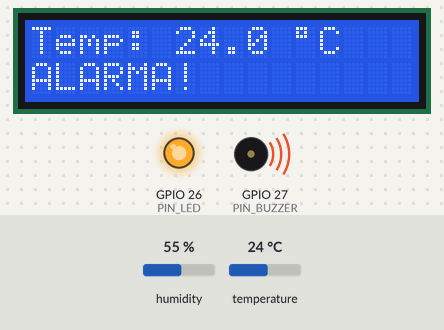
The sketch below on a simulated ESP32. Shown: 16×2 character LCD, output pins drawn as LEDs (lit = HIGH), buzzer (waves = sounding). Inputs (shaded band) come from the test bench; at power-on: temperature 24 °C, humidity 55 %. WiFi joins after 1.5 s; servers stay silent unless stated; uploads are accepted with an empty reply; what the sketch prints to the serial monitor is not drawn.

Above: at 2.7 s.
2.8 s: temperature set to 26 °C
At 6.9 s:
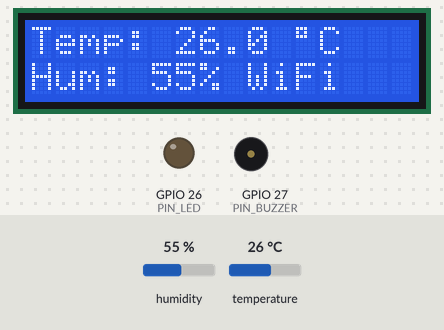
7.7 s: humidity set to 22 %
At 11.1 s:
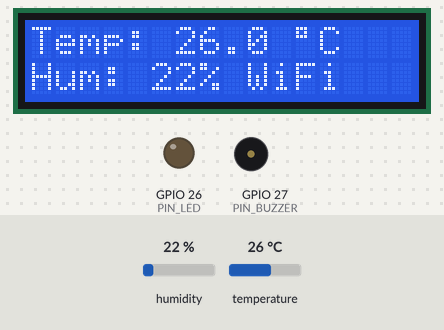
12.6 s: humidity set to 40 %
At 15.4 s:
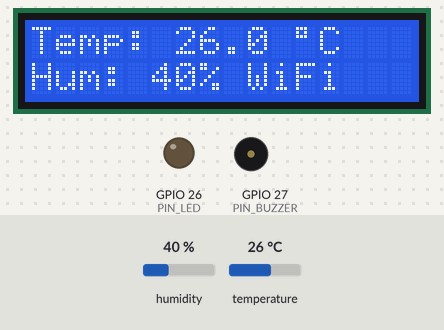
17.5 s: temperature set to 12 °C
At 18.5 s:
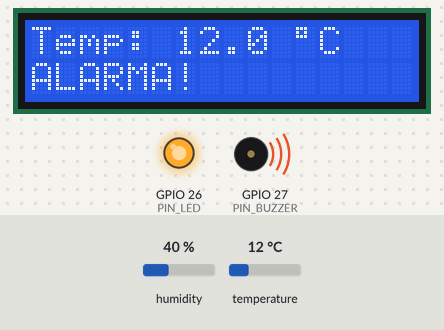
Timing chart, 0 to 20.5 s (numbered marks = the images above; inputs shaded):
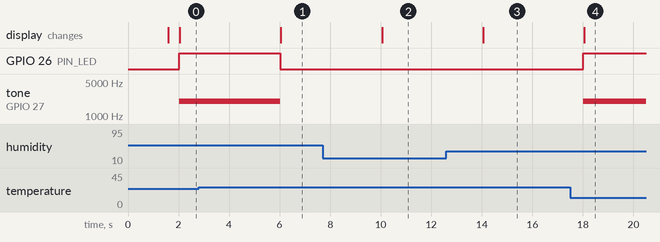

Measured:
- the behaviour switches between 24 and 25 °C on temperature (found by bisection; images 0 and 1)
- after the input at 2.8 s, GPIO 26 (PIN_LED): HIGH → LOW after 3.2 s; tone on GPIO 27 (PIN_BUZZER): 2000 Hz → silent after 3.2 s; the display: changes after 3.3 s (image 1)
- after the input at 7.7 s, the display: changes after 2.4 s (image 2)
- after the input at 12.6 s, the display: changes after 1.5 s (image 3)
- after the input at 17.5 s, GPIO 26 (PIN_LED): LOW → HIGH after 0.52 s; tone on GPIO 27 (PIN_BUZZER): silent → 2000 Hz after 0.52 s; the display: changes after 0.55 s (image 4)

The sketch:

esp32_incubadora.ino
```cpp
/*
  Incubadora fisica: ESP32 + DHT11 + LCD I2C + LED + buzzer pasivo
  Lee la temperatura, la muestra en el LCD, activa la alarma local
  y envia las mediciones al backend por HTTP(S).

  Pines: DHT11 DATA=GPIO4, LED=GPIO26, Buzzer=GPIO27, SDA=GPIO21, SCL=GPIO22
  Librerias: DHT sensor library (Adafruit), LiquidCrystal I2C (Frank de Brabander)
*/
#include <WiFi.h>
#include <WiFiClientSecure.h>
#include <HTTPClient.h>
#include <Wire.h>
#include <LiquidCrystal_I2C.h>
#include <DHT.h>
#include "secrets.h"

#define PIN_DHT     4
#define PIN_LED     26
#define PIN_BUZZER  27
#define TEMP_ALARMA 40.0
#define TEMP_BAJA   25.0

#define READ_EVERY_MS 2000
#define SEND_EVERY_MS 5000
#define WIFI_RETRY_MS 10000

DHT dht(PIN_DHT, DHT11);
LiquidCrystal_I2C *lcd;
WiFiClientSecure secureClient;

unsigned long lastRead = 0, lastSend = 0, lastWifiTry = 0;

void conectarWifi() {
  WiFi.mode(WIFI_STA);
  WiFi.begin(WIFI_SSID, WIFI_PASSWORD);
  unsigned long start = millis();
  while (WiFi.status() != WL_CONNECTED && millis() - start < 15000) delay(250);
  Serial.println(WiFi.status() == WL_CONNECTED ? "WiFi conectado: " + WiFi.localIP().toString()
                                               : "WiFi no disponible (se reintentara)");
}

void enviarTelemetria(float t, float h) {
  if (WiFi.status() != WL_CONNECTED) return;
  HTTPClient http;
  if (String(API_URL).startsWith("https")) {
    secureClient.setInsecure();  // SOLO para pruebas. En produccion cargar el certificado raiz.
    http.begin(secureClient, API_URL);
  } else {
    http.begin(API_URL);
  }
  http.addHeader("Content-Type", "application/json");
  http.addHeader("x-api-key", API_KEY);
  char body[128];
  snprintf(body, sizeof(body), "{\"incubatorId\":\"%s\",\"temperature\":%.1f,\"humidity\":%.1f}",
           INCUBATOR_ID, t, h);
  int code = http.POST(body);
  Serial.printf("POST -> %d\n", code);
  http.end();
}

void setup() {
  Serial.begin(115200);
  pinMode(PIN_LED, OUTPUT);
  pinMode(PIN_BUZZER, OUTPUT);
  digitalWrite(PIN_LED, LOW);
  digitalWrite(PIN_BUZZER, LOW);

  Wire.begin(21, 22);
  uint8_t dir = 0x27;
  Wire.beginTransmission(0x3F);
  if (Wire.endTransmission() == 0) dir = 0x3F;
  lcd = new LiquidCrystal_I2C(dir, 16, 2);
  lcd->init();
  lcd->backlight();
  lcd->print("Conectando WiFi");

  dht.begin();
  conectarWifi();
  lcd->clear();
}

void loop() {
  unsigned long now = millis();

  if (WiFi.status() != WL_CONNECTED && now - lastWifiTry > WIFI_RETRY_MS) {
    lastWifiTry = now;
    WiFi.disconnect();
    WiFi.begin(WIFI_SSID, WIFI_PASSWORD);
  }

  if (now - lastRead < READ_EVERY_MS) return;
  lastRead = now;

  float t = dht.readTemperature();
  float h = dht.readHumidity();

  if (isnan(t) || isnan(h)) {
    Serial.println("Error leyendo el DHT11");
    lcd->setCursor(0, 0);
    lcd->print("Error sensor    ");
    lcd->setCursor(0, 1);
    lcd->print("                ");
    digitalWrite(PIN_LED, LOW);
    noTone(PIN_BUZZER);
    return;
  }

  bool alarma = (t > TEMP_ALARMA || t < TEMP_BAJA);
  digitalWrite(PIN_LED, alarma);
  if (alarma) tone(PIN_BUZZER, 2000);
  else noTone(PIN_BUZZER);

  lcd->setCursor(0, 0);
  lcd->printf("Temp: %4.1f %cC  ", t, (char)223);
  lcd->setCursor(0, 1);
  if (alarma) lcd->print("ALARMA!         ");
  else lcd->printf("Hum:%3.0f%% %s ", h, WiFi.status() == WL_CONNECTED ? "WiFi" : "----");

  Serial.printf("Temp: %.1f  Hum: %.0f  Alarma: %s\n", t, h, alarma ? "SI" : "NO");

  if (now - lastSend >= SEND_EVERY_MS) {
    lastSend = now;
    enviarTelemetria(t, h);
  }
}
```

secrets.example.h
```cpp
// Copia este archivo como "secrets.h" y rellena tus datos.
// secrets.h NO se sube a GitHub (esta en .gitignore).
#pragma once

#define WIFI_SSID      "nombre_de_tu_wifi"
#define WIFI_PASSWORD  "clave_de_tu_wifi"

// IP del computador donde corre el backend (en Windows: ipconfig -> Direccion IPv4)
#define API_URL        "http://192.168.1.50:3000/api/telemetry"
#define API_KEY        "cambia-esta-clave"   // igual a DEVICE_API_KEY del backend
#define INCUBATOR_ID   "incubadora-1"
```
